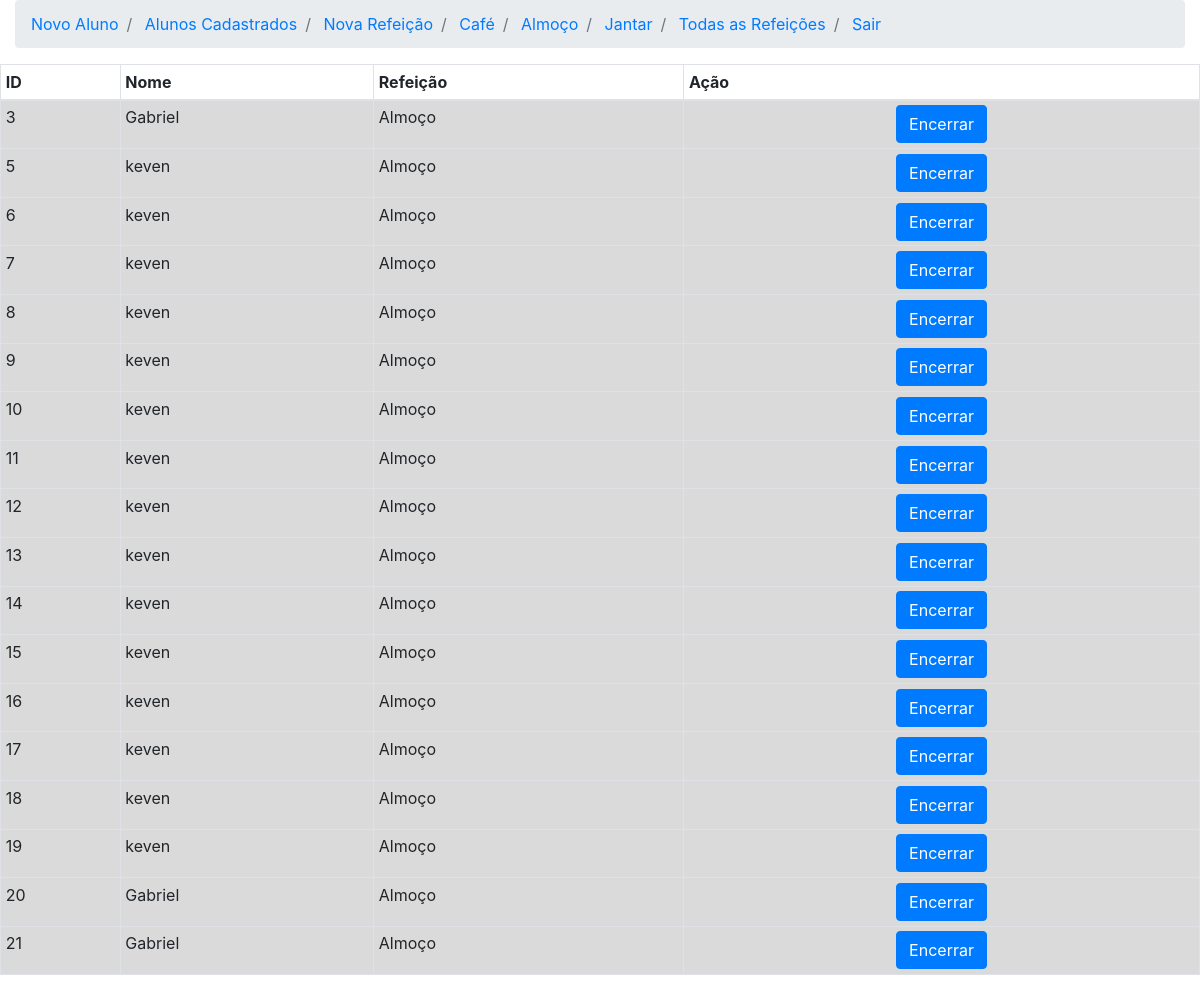
/talmoco/, run on the app's committed database.
### terminal/models.py (models this page shows)
class almoco(models.Model):
	aluno=models.CharField(max_length=50)
	refeicao=models.TextField()

### terminal/views.py (the view)
# urls.py: path('talmoco/',views.viewtalmoco,name="talmoco"),
def viewtalmoco(request):
	almocos=almoco.objects.all()
	return render(request,'talmoco.html',{'ALMOCO':almocos})

### terminal/templates/talmoco.html (shortened to what this page needs)
{% extends "base.html" %}
{% block nav %}
{{block.super}}
{% endblock nav %}
{% block conteudo %}
<table class="table table-sm table-bordered">
	<thead>
		<tr>
			<th>
				ID
			</th>
			<th>
				Nome
			</th>
			<th>
				Refeição
			</th>
			<th>
				Ação
			</th>
		</tr>
	</thead>
	<tbody>
	{% for almocos in ALMOCO %}
		<tr class="table-active">
			<td>
				{{almocos.id}}
			</td>
			<td>
				{{almocos.aluno}}
			</td>
			<td>
				{{almocos.refeicao}}
			</td>
			<td>
				<div class="container-fluid" style="display: flex; justify-content: center; align-items: center;">
				<a href="{% url 'terminal:defbtnencerraralmoco' almocos.id %}">
					<button class="btn btn-primary">
						Encerrar
					</button>
				</a>
			</div>
			</td>
		</tr>
	{% endfor %}
	</tbody>
</table>
{% endblock conteudo %}

### data on the page
almoco: id "3", aluno "Gabriel", refeicao "Almoço"
almoco: id "5", aluno "keven", refeicao "Almoço"
almoco: id "6", aluno "keven", refeicao "Almoço"
almoco: id "7", aluno "keven", refeicao "Almoço"
almoco: id "8", aluno "keven", refeicao "Almoço"
almoco: id "9", aluno "keven", refeicao "Almoço"
almoco: id "10", aluno "keven", refeicao "Almoço"
almoco: id "11", aluno "keven", refeicao "Almoço"
almoco: id "12", aluno "keven", refeicao "Almoço"
almoco: id "13", aluno "keven", refeicao "Almoço"
almoco: id "14", aluno "keven", refeicao "Almoço"
almoco: id "15", aluno "keven", refeicao "Almoço"
almoco: id "16", aluno "keven", refeicao "Almoço"
almoco: id "17", aluno "keven", refeicao "Almoço"
almoco: id "18", aluno "keven", refeicao "Almoço"
almoco: id "19", aluno "keven", refeicao "Almoço"
almoco: id "20", aluno "Gabriel", refeicao "Almoço"
almoco: id "21", aluno "Gabriel", refeicao "Almoço"
